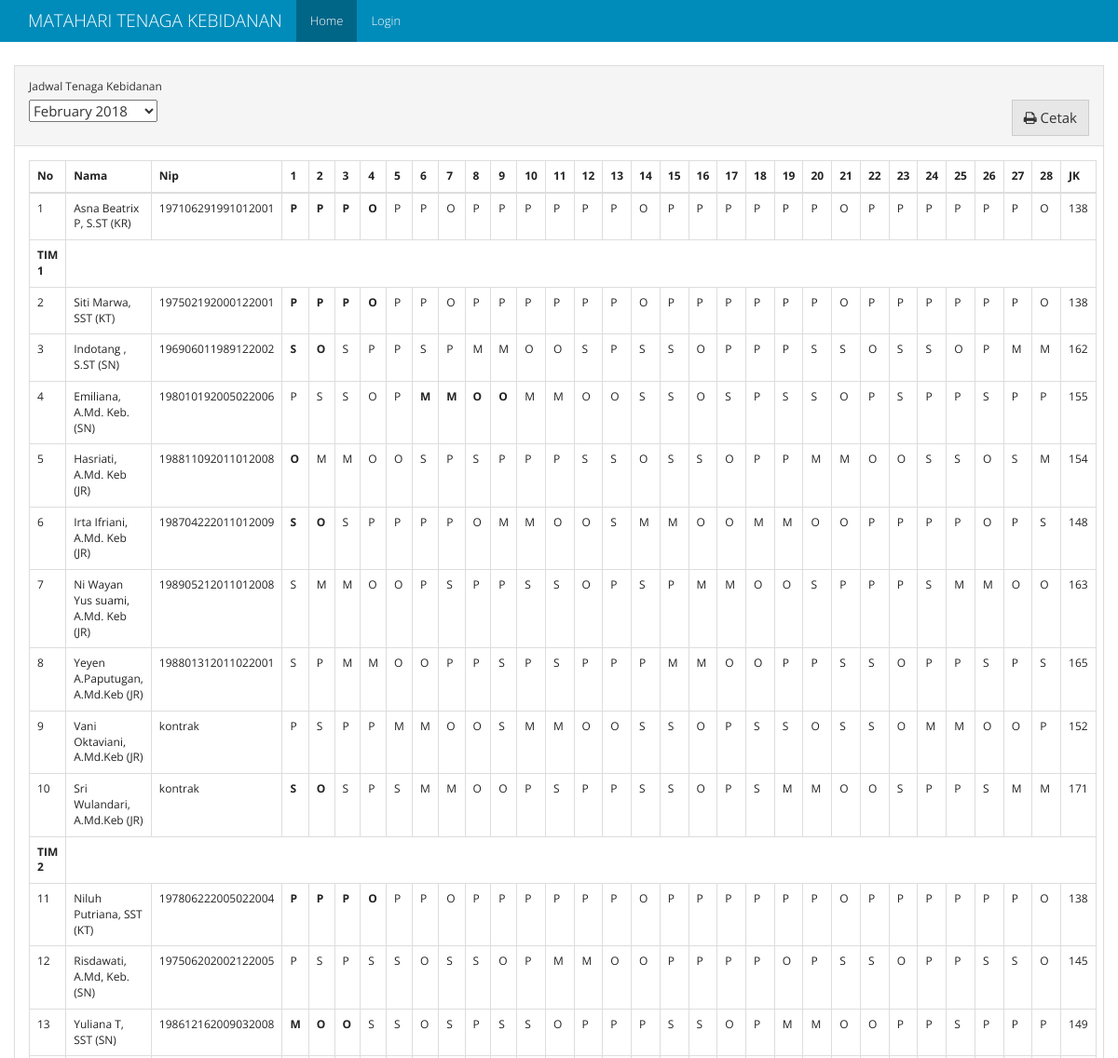
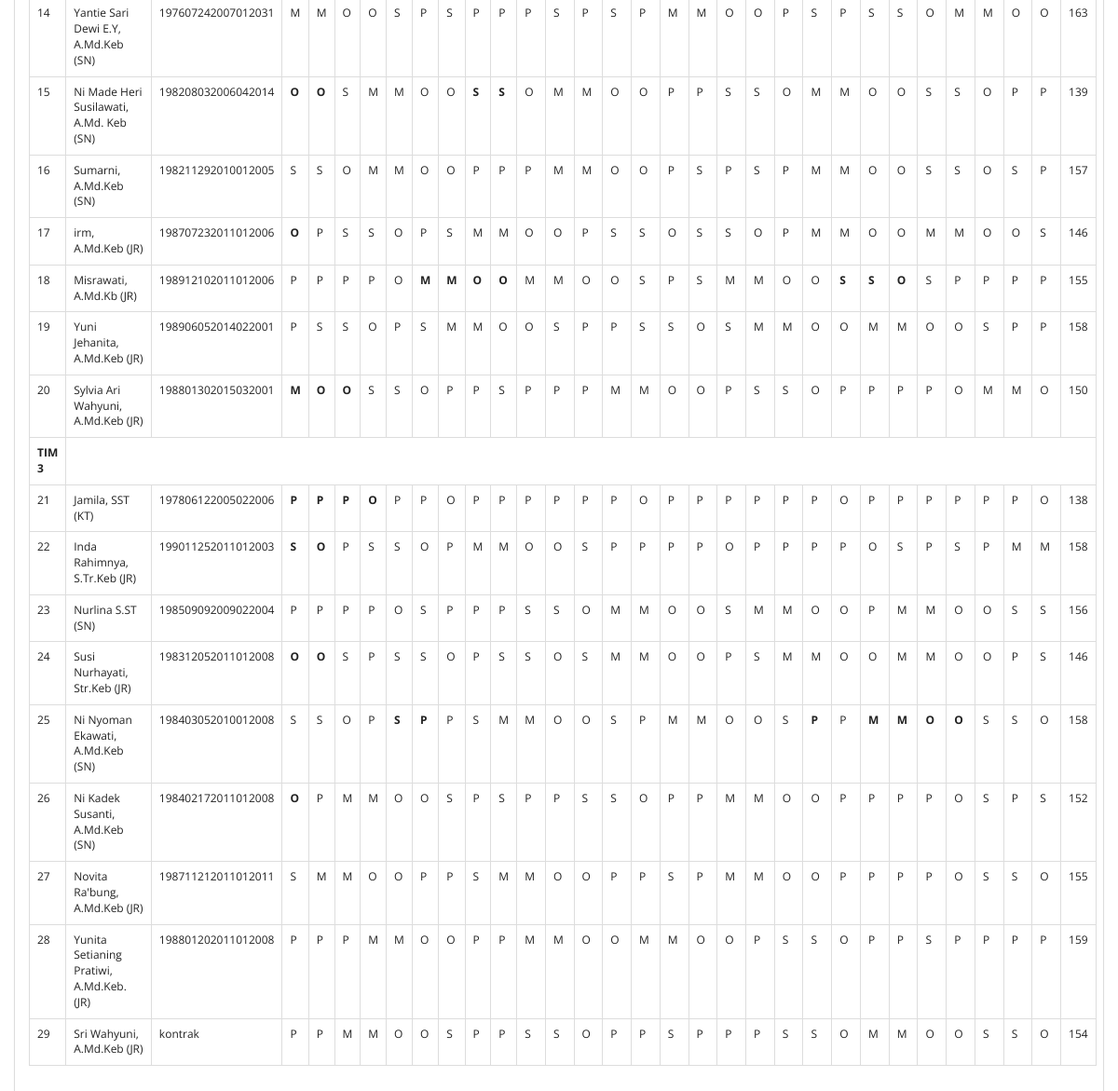
The page / on the database its author committed (2 pictures, top to bottom).
### models.py (models this page shows, shortened)
class Schedules(db.Model):
    id = db.Column(db.Integer, primary_key=True)
    periode_id = db.Column(db.Integer, db.ForeignKey("periode.id"), nullable=False)
    bidan_id = db.Column(db.Integer, db.ForeignKey("bidan.id", ondelete='SET NULL'), nullable=True)
    shift = db.Column(db.Text, default="", nullable=True)
    rest_shift = db.Column(db.Text, default="CLEAR", nullable=True)
    name = db.Column(db.String(50), nullable=True)
    nip = db.Column(db.String(20), nullable=True)
    officer = db.Column(db.String(20), nullable=True)
    tim = db.Column(db.String(10), nullable=True)

### views.py (the view)
@app.route("/", methods=['GET', 'POST'])
def homepage():
    table_query = Schedules.query \
        .join(Periode) \
        .add_columns(Schedules.id.label("schedule_id"), Schedules.officer, Schedules.nip, Schedules.name, Schedules.shift, Schedules.rest_shift, Schedules.tim, Periode.id, Periode.periode)
    table_periode = table_query.order_by(Periode.periode.desc()).group_by(Periode.periode).all()
    list_periode = []
    for periode in table_periode:
        pr = {}
        pr["id"] = periode.periode.strftime("%Y-%m-%d")
        pr["periode"] = periode.periode.strftime("%B %Y")
        list_periode.append(pr)
    if request.method == 'POST':
        periode_periode = request.form["select-periode"]
    else:
        periode_periode = list_periode[0]["id"]
    periode_split = periode_periode.split("-")
    periode_date = datetime.date(int(periode_split[0]), int(periode_split[1]), 1)
    days = calendar.monthrange(periode_date.year, periode_date.month)[1]
    kt = [shift_list(table_query.filter((Schedules.officer == "KT") & (Schedules.tim == "tim1")).filter(Periode.periode == periode_date).all()),
          shift_list(table_query.filter((Schedules.officer == "KT") & (Schedules.tim == "tim2")).filter(Periode.periode == periode_date).all()),
          shift_list(table_query.filter((Schedules.officer == "KT") & (Schedules.tim == "tim3")).filter(Periode.periode == periode_date).all())]
    tim = [shift_list(table_query.filter((Schedules.tim == "tim1") & (Schedules.officer != "KT")).filter(Periode.periode == periode_date).order_by(Schedules.bidan_id.asc()).all()),
           shift_list(table_query.filter((Schedules.tim == "tim2") & (Schedules.officer != "KT")).filter(Periode.periode == periode_date).order_by(Schedules.bidan_id.asc()).all()),
           shift_list(table_query.filter((Schedules.tim == "tim3") & (Schedules.officer != "KT")).filter(Periode.periode == periode_date).order_by(Schedules.bidan_id.asc()).all())]
    periode_schedule = {"kr": shift_list(table_query.filter(Schedules.officer == "KR").filter(Periode.periode == periode_date).all()),
                        "kt": kt, "tim": tim}
    return render_template('home.html', periode=list_periode, table=periode_schedule, periode_value=periode_periode, days=days)

### app.py (called while the page is built)
@app.before_request
def _before_request():
    g.user = current_user

### views.py (called while the page is built)
def shift_list(obj):
    new_obj = []
    for result in obj:
        temp_obj = {}
        temp_obj["id"] = result.id
        temp_obj["name"] = result.name
        temp_obj["officer"] = result.officer
        temp_obj["tim"] = result.tim
        temp_obj["nip"] = result.nip
        shift = ''.join(result.shift.split())
        if shift != "" and shift != "CLEAR":
            temp_obj["shift"] = result.shift.split(",")
        else:
            temp_obj["shift"] = None
        rest_shift = ''.join(result.rest_shift.split())
        if rest_shift != "" and rest_shift != "CLEAR":
            temp_obj["rest_shift"] = result.rest_shift.split(",")
        else:
            temp_obj["rest_shift"] = None
        temp_obj['total_jam_kerja'] = get_hours_total(temp_obj)
        temp_obj["schedule_id"] = result.schedule_id
        new_obj.append(temp_obj)
    return new_obj

### templates/home.html (shortened to what this page needs)
{% extends "base.html" %}
{% from "macro/shift_element.html" import shift_element %}
{% block class_container %}container-fluid{% endblock %}
{% block nav_home %} active {% endblock %}
{%  block content %}
<div class="panel panel-default">
		  <div class="panel-heading">
		  	  <div class="form-group">
		    <label for="select-periode">Jadwal Tenaga Kebidanan</label>
				  <form action="/" id="form-periode" class="form form-inline" method="post">
					  <select  name="select-periode" id="select-periode">
						{% for pr in periode %}
							<option value="{{pr['id']}}">{{pr['periode']}}</option>
						{% endfor %}
					  </select>
                      <button id="cetak-jadwal" class="btn btn-default pull-right"> <i class="fa fa-print" aria-hidden="true"></i>  Cetak</button>
				  </form>
		  </div>
		  </div>
		  <div class="panel-body">
                <table class="table table-bordered table-responsive">
                  <thead>
                    <tr>
                      <th>No</th>
                      <th>Nama</th>
                      <th>Nip</th>
                      {% for i in range(days) %}
                        <th>{{loop.index}}</th>
                      {% endfor %}
                        <th>JK</th>
                    </tr>
                  </thead>
                  <tbody>
                    <tr>
                      <td class="table-number">-</td>
                      {% for table in table['kr'] %}
                          <td>{{ table.name }} ({{table.officer}})</td>
                          <td>{{ table.nip|default('<unknown>', True) }}</td>
                          {{ shift_element(table,days) }}
                        <td>{{ table.total_jam_kerja}}</td>
                      {% endfor %}
                    </tr>
                    {% for i in range(0, (table['kt']) | length) %}
                        <tr>
                          <td><strong>TIM {{ loop.index }}</strong></td>
                        </tr>
                        <tr>
                          <td class="table-number">-</td>
                          {% for table in table['kt'][i] %}
                              <td>{{ table.name }} ({{table.officer}})</td>
                              <td>{{ table.nip|default('<unknown>', True) }}</td>
                              {{ shift_element(table,days) }}
                            <td>{{ table.total_jam_kerja}}</td>
                          {% endfor %}
                        </tr>
                        {% for table in table['tim'][i] %}
                          <tr>
                              <td class="table-number">-</td>
                              <td>{{ table.name }} ({{table.officer}})</td>
                              <td>{{ table.nip|default('<unknown>', True) }}</td>
                              {{ shift_element(table,days) }}
                              <td>{{ table.total_jam_kerja}}</td>
                          </tr>
                        {% endfor %}
                    {% endfor %}
                  </tbody>
                </table>
		  </div>
		</div>
{% endblock %}

### templates/base.html (shortened to what this page needs)
<!DOCTYPE html>
<html lang="en">
<head>
    <link rel="stylesheet" href="{{ url_for('static', filename='css/bootstrap.min.css')}}">
    <link rel="stylesheet" href="{{ url_for('static', filename='css/font-awesome.css')}}">
</head>
<body>
<nav class="navbar navbar-inverse navbar-fixed-top">
    <div class="container">
        <div class="navbar-header">
            <a class="navbar-brand" href="#">{% block branding %}MATAHARI TENAGA KEBIDANAN{% endblock %}</a>
        </div>
        <div id="navbar" class="collapse navbar-collapse">
            <ul class="nav navbar-nav">
                <li class="{% block nav_home %}{% endblock %}"><a href="{{ url_for('homepage') }}">Home</a></li>
                {% if g.user.is_authenticated %}
                    <li class="{% block nav_penjadwalan %}{% endblock %}"><a href="{{ url_for('penjadwalan') }}">Penjadwalan</a></li>
                    <li class=""><a href="/admin/">Admin</a></li>
                    <li class="{% block nav_setting %}{% endblock %}"><a href="{{ url_for('setting') }}">Pengaturan Proses</a></li>
                    <li><a href="{{ url_for('logout') }}">Logout</a></li>
                {% else %}
                    <li class="{% block nav_login %}{% endblock %}"><a href="{{ url_for('login') }}">Login</a></li>
                {% endif %}
            </ul>
        </div>
    </div>
</nav>
<div class="{% block class_container %}container{% endblock %}" style="margin-top: 70px;">
    {% block content %}
    {% endblock %}
</div>
</body>
</html>

### templates/macro/shift_element.html
{% macro shift_element(table,days) %}
  {% if table.rest_shift %}
    {% for i in range(days) %}
        {% if table.rest_shift[i] != '-' %}
            <td><strong>{{ table.rest_shift[i] }}</strong></td>
        {% else %}
            {% if table.shift %}
                <td>{{ table.shift[i] }}</td>
            {% else %}
                <td><strong>-</strong></td>
            {% endif %}
        {% endif %}
    {% endfor %}
  {% elif table.shift %}
    {% for i in range(days) %}
        <td>{{ table.shift[i] }}</td>
    {% endfor %}
  {% else %}
    {% for i in range(days) %}
        <td>-</td>
    {% endfor %}
  {% endif %}
{% endmacro %}

### rows shown on the page
Schedules: name "Asna Beatrix P, S.ST", officer "KR", nip "197106291991012001", rest_shift "P" "P" "P" "O", shift "P" "P" "O" "P" "P" "P" "P" "P" "P" "O" "P" "P" "P" "P" "P" "P" "O" "P" "P" "P" "P" "P" "P" "O", total_jam_kerja "138"
Schedules: name "Siti Marwa, SST", officer "KT", nip "197502192000122001", rest_shift "P" "P" "P" "O", shift "P" "P" "O" "P" "P" "P" "P" "P" "P" "O" "P" "P" "P" "P" "P" "P" "O" "P" "P" "P" "P" "P" "P" "O", total_jam_kerja "138"
Schedules: name "Indotang , S.ST", officer "SN", nip "196906011989122002", rest_shift "S" "O", shift "S" "P" "P" "S" "P" "M" "M" "O" "O" "S" "P" "S" "S" "O" "P" "P" "P" "S" "S" "O" "S" "S" "O" "P" "M" "M", total_jam_kerja "162"
Schedules: name "Emiliana, A.Md. Keb.", officer "SN", nip "198010192005022006", shift "P" "S" "S" "O" "P" "M" "M" "O" "O" "S" "S" "O" "S" "P" "S" "S" "O" "P" "S" "P" "P" "S" "P" "P", rest_shift "M" "M" "O" "O", total_jam_kerja "155"
Schedules: name "Hasriati, A.Md. Keb", officer "JR", nip "198811092011012008", rest_shift "O", shift "M" "M" "O" "O" "S" "P" "S" "P" "P" "P" "S" "S" "O" "S" "S" "O" "P" "P" "M" "M" "O" "O" "S" "S" "O" "S" "M", total_jam_kerja "154"
Schedules: name "Irta Ifriani, A.Md. Keb", officer "JR", nip "198704222011012009", rest_shift "S" "O", shift "S" "P" "P" "P" "P" "O" "M" "M" "O" "O" "S" "M" "M" "O" "O" "M" "M" "O" "O" "P" "P" "P" "P" "O" "P" "S", total_jam_kerja "148"
Schedules: name "Ni Wayan Yus suami, A.Md. Keb", officer "JR", nip "198905212011012008", shift "S" "M" "M" "O" "O" "P" "S" "P" "P" "S" "S" "O" "P" "S" "P" "M" "M" "O" "O" "S" "P" "P" "P" "S" "M" "M" "O" "O", total_jam_kerja "163"
Schedules: name "Yeyen A.Paputugan, A.Md.Keb", officer "JR", nip "198801312011022001", shift "S" "P" "M" "M" "O" "O" "P" "P" "S" "P" "S" "P" "P" "P" "M" "M" "O" "O" "P" "P" "S" "S" "O" "P" "P" "S" "P" "S", total_jam_kerja "165"
Schedules: name "Vani Oktaviani, A.Md.Keb", officer "JR", nip "kontrak", shift "P" "S" "P" "P" "M" "M" "O" "O" "S" "M" "M" "O" "O" "S" "S" "O" "P" "S" "S" "O" "S" "S" "O" "M" "M" "O" "O" "P", total_jam_kerja "152"
Schedules: name "Sri Wulandari, A.Md.Keb", officer "JR", nip "kontrak", rest_shift "S" "O", shift "S" "P" "S" "M" "M" "O" "O" "P" "S" "P" "P" "S" "S" "O" "P" "S" "M" "M" "O" "O" "S" "P" "P" "S" "M" "M", total_jam_kerja "171"
Schedules: name "Niluh Putriana, SST", officer "KT", nip "197806222005022004", rest_shift "P" "P" "P" "O", shift "P" "P" "O" "P" "P" "P" "P" "P" "P" "O" "P" "P" "P" "P" "P" "P" "O" "P" "P" "P" "P" "P" "P" "O", total_jam_kerja "138"
Schedules: name "Risdawati, A.Md, Keb.", officer "SN", nip "197506202002122005", shift "P" "S" "P" "S" "S" "O" "S" "S" "O" "P" "M" "M" "O" "O" "P" "P" "P" "P" "O" "P" "S" "S" "O" "P" "P" "S" "S" "O", total_jam_kerja "145"
Schedules: name "Yuliana T, SST", officer "SN", nip "198612162009032008", rest_shift "M" "O" "O", shift "S" "S" "O" "S" "P" "S" "S" "O" "P" "P" "P" "S" "S" "O" "P" "M" "M" "O" "O" "P" "P" "S" "P" "P" "P", total_jam_kerja "149"
Schedules: name "Yantie Sari Dewi E.Y, A.Md.Keb", officer "SN", nip "197607242007012031", shift "M" "M" "O" "O" "S" "P" "S" "P" "P" "P" "S" "P" "S" "P" "M" "M" "O" "O" "P" "S" "P" "S" "S" "O" "M" "M" "O" "O", total_jam_kerja "163"
Schedules: name "Ni Made Heri Susilawati, A.Md. Keb", officer "SN", nip "198208032006042014", rest_shift "O" "O" "S" "S", shift "S" "M" "M" "O" "O" "O" "M" "M" "O" "O" "P" "P" "S" "S" "O" "M" "M" "O" "O" "S" "S" "O" "P" "P", total_jam_kerja "139"
Schedules: name "Sumarni, A.Md.Keb", officer "SN", nip "198211292010012005", shift "S" "S" "O" "M" "M" "O" "O" "P" "P" "P" "M" "M" "O" "O" "P" "S" "P" "S" "P" "M" "M" "O" "O" "S" "S" "O" "S" "P", total_jam_kerja "157"
Schedules: name "irm, A.Md.Keb", officer "JR", nip "198707232011012006", rest_shift "O", shift "P" "S" "S" "O" "P" "S" "M" "M" "O" "O" "P" "S" "S" "O" "S" "S" "O" "P" "M" "M" "O" "O" "M" "M" "O" "O" "S", total_jam_kerja "146"
Schedules: name "Misrawati, A.Md.Kb", officer "JR", nip "198912102011012006", shift "P" "P" "P" "P" "O" "M" "M" "O" "O" "S" "P" "S" "M" "M" "O" "O" "S" "P" "P" "P" "P", rest_shift "M" "M" "O" "O" "S" "S" "O", total_jam_kerja "155"
Schedules: name "Yuni Jehanita, A.Md.Keb", officer "JR", nip "198906052014022001", shift "P" "S" "S" "O" "P" "S" "M" "M" "O" "O" "S" "P" "P" "S" "S" "O" "S" "M" "M" "O" "O" "M" "M" "O" "O" "S" "P" "P", total_jam_kerja "158"
Schedules: name "Sylvia Ari Wahyuni, A.Md.Keb", officer "JR", nip "198801302015032001", rest_shift "M" "O" "O", shift "S" "S" "O" "P" "P" "S" "P" "P" "P" "M" "M" "O" "O" "P" "S" "S" "O" "P" "P" "P" "P" "O" "M" "M" "O", total_jam_kerja "150"
Schedules: name "Jamila, SST", officer "KT", nip "197806122005022006", rest_shift "P" "P" "P" "O", shift "P" "P" "O" "P" "P" "P" "P" "P" "P" "O" "P" "P" "P" "P" "P" "P" "O" "P" "P" "P" "P" "P" "P" "O", total_jam_kerja "138"
Schedules: name "Inda Rahimnya, S.Tr.Keb", officer "JR", nip "199011252011012003", rest_shift "S" "O", shift "P" "S" "S" "O" "P" "M" "M" "O" "O" "S" "P" "P" "P" "P" "O" "P" "P" "P" "P" "O" "S" "P" "S" "P" "M" "M", total_jam_kerja "158"
Schedules: name "Nurlina S.ST", officer "SN", nip "198509092009022004", shift "P" "P" "P" "P" "O" "S" "P" "P" "P" "S" "S" "O" "M" "M" "O" "O" "S" "M" "M" "O" "O" "P" "M" "M" "O" "O" "S" "S", total_jam_kerja "156"
Schedules: name "Susi Nurhayati, Str.Keb", officer "JR", nip "198312052011012008", rest_shift "O" "O", shift "S" "P" "S" "S" "O" "P" "S" "S" "O" "S" "M" "M" "O" "O" "P" "S" "M" "M" "O" "O" "M" "M" "O" "O" "P" "S", total_jam_kerja "146"
Schedules: name "Ni Nyoman Ekawati, A.Md.Keb", officer "SN", nip "198403052010012008", shift "S" "S" "O" "P" "P" "S" "M" "M" "O" "O" "S" "P" "M" "M" "O" "O" "S" "P" "S" "S" "O", rest_shift "S" "P" "P" "M" "M" "O" "O", total_jam_kerja "158"
Schedules: name "Ni Kadek Susanti, A.Md.Keb", officer "SN", nip "198402172011012008", rest_shift "O", shift "P" "M" "M" "O" "O" "S" "P" "S" "P" "P" "S" "S" "O" "P" "P" "M" "M" "O" "O" "P" "P" "P" "P" "O" "S" "P" "S", total_jam_kerja "152"
Schedules: name "Novita Ra'bung, A.Md.Keb", officer "JR", nip "198711212011012011", shift "S" "M" "M" "O" "O" "P" "P" "S" "M" "M" "O" "O" "P" "P" "S" "P" "M" "M" "O" "O" "P" "P" "P" "P" "O" "S" "S" "O", total_jam_kerja "155"
Schedules: name "Yunita Setianing Pratiwi, A.Md.Keb.", officer "JR", nip "198801202011012008", shift "P" "P" "P" "M" "M" "O" "O" "P" "P" "M" "M" "O" "O" "M" "M" "O" "O" "P" "S" "S" "O" "P" "P" "S" "P" "P" "P" "P", total_jam_kerja "159"
Schedules: name "Sri Wahyuni, A.Md.Keb", officer "JR", nip "kontrak", shift "P" "P" "M" "M" "O" "O" "S" "P" "P" "S" "S" "O" "P" "P" "S" "P" "P" "P" "S" "S" "O" "M" "M" "O" "O" "S" "S" "O", total_jam_kerja "154"

### other values the page prints
form field select-periode "February 2018"
